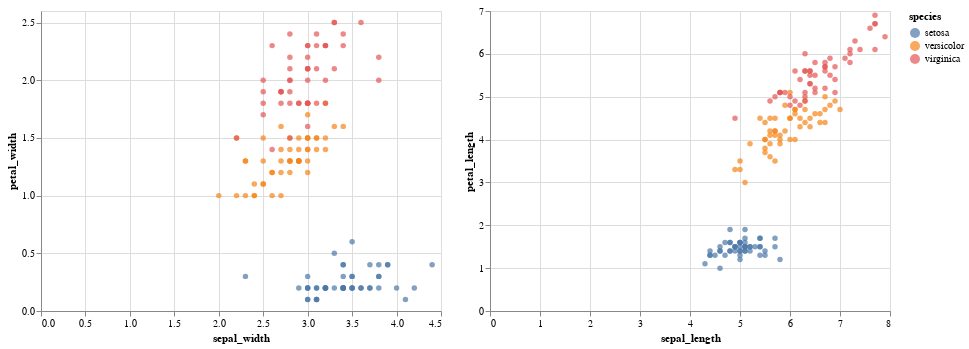

The code cell stored with this chart in its notebook:
### Code cell
w = alt.Chart(df).mark_circle().encode(
    x="sepal_width:Q",
    y="petal_width:Q",
    color="species:N"
)

l = alt.Chart(df).mark_circle().encode(
    x="sepal_length:Q",
    y="petal_length:Q",
    color="species:N"
)

w | l

### Figure 1 — Vega-Lite specification as saved in the notebook (floating-point values rounded to 4 significant figures; data arrays with more than 128 entries replaced by an {"elided": "..."} marker saying what was removed)
{"config": {"view": {"continuousWidth": 400, "continuousHeight": 300}}, "hconcat": [{"mark": "circle", "encoding": {"color": {"field": "species", "type": "nominal"}, "x": {"field": "sepal_width", "type": "quantitative"}, "y": {"field": "petal_width", "type": "quantitative"}}}, {"mark": "circle", "encoding": {"color": {"field": "species", "type": "nominal"}, "x": {"field": "sepal_length", "type": "quantitative"}, "y": {"field": "petal_length", "type": "quantitative"}}}], "data": {"name": "data-6e996d6228dd8d03d6d6e44693e5304b"}, "$schema": "https://vega.github.io/schema/vega-lite/v4.17.0.json", "datasets": {"data-6e996d6228dd8d03d6d6e44693e5304b": {"elided": "150 records"}}}
